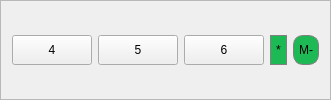
    <widget class="QFrame" name="frame_3">
     <property name="frameShape">
      <enum>QFrame::StyledPanel</enum>
     </property>
     <property name="frameShadow">
      <enum>QFrame::Raised</enum>
     </property>
     <layout class="QHBoxLayout" name="horizontalLayout_2">
      <item>
       <widget class="QPushButton" name="Button4">
        <property name="minimumSize">
         <size>
          <width>0</width>
          <height>30</height>
         </size>
        </property>
        <property name="maximumSize">
         <size>
          <width>16777215</width>
          <height>30</height>
         </size>
        </property>
        <property name="styleSheet">
         <string notr="true">
 </string>
        </property>
        <property name="text">
         <string>4</string>
        </property>
       </widget>
      </item>
      <item>
       <widget class="QPushButton" name="Button5">
        <property name="sizePolicy">
         <sizepolicy hsizetype="Preferred" vsizetype="Preferred">
          <horstretch>0</horstretch>
          <verstretch>0</verstretch>
         </sizepolicy>
        </property>
        <property name="minimumSize">
         <size>
          <width>0</width>
          <height>30</height>
         </size>
        </property>
        <property name="maximumSize">
         <size>
          <width>16777215</width>
          <height>30</height>
         </size>
        </property>
        <property name="styleSheet">
         <string notr="true">
 </string>
        </property>
        <property name="text">
         <string>5</string>
        </property>
       </widget>
      </item>
      <item>
       <widget class="QPushButton" name="Button6">
        <property name="minimumSize">
         <size>
          <width>0</width>
          <height>30</height>
         </size>
        </property>
        <property name="maximumSize">
         <size>
          <width>16777215</width>
          <height>30</height>
         </size>
        </property>
        <property name="styleSheet">
         <string notr="true"/>
        </property>
        <property name="text">
         <string>6</string>
        </property>
       </widget>
      </item>
      <item>
       <widget class="QPushButton" name="Multiply">
        <property name="minimumSize">
         <size>
          <width>0</width>
          <height>30</height>
         </size>
        </property>
        <property name="maximumSize">
         <size>
          <width>16777215</width>
          <height>30</height>
         </size>
        </property>
        <property name="styleSheet">
         <string notr="true">QPushButton {
	background-color: #1db954;
	color: black;
     background-color: #1db954; border: 1px solid gray;
	border-radius: 10px;
	padding: 5px;
}
QPushButton:pressed {
    background-color: #212121; border: 1px solid gray;
	border-radius: 10px;
color: white;
	padding: 5px;
}</string>
        </property>
        <property name="text">
         <string>*</string>
        </property>
       </widget>
      </item>
      <item>
       <widget class="QPushButton" name="MemClear">
        <property name="minimumSize">
         <size>
          <width>0</width>
          <height>30</height>
         </size>
        </property>
        <property name="maximumSize">
         <size>
          <width>16777215</width>
          <height>30</height>
         </size>
        </property>
        <property name="styleSheet">
         <string notr="true">QPushButton {
	background-color: #1db954;
	color: black;
     background-color: #1db954; border: 1px solid gray;
	border-radius: 10px;
	padding: 5px;
}
QPushButton:pressed {
    background-color: #212121; border: 1px solid gray;
	border-radius: 10px;
color: white;
	padding: 5px;
}</string>
        </property>
        <property name="text">
         <string>M-</string>
        </property>
       </widget>
      </item>
     </layout>
    </widget>
